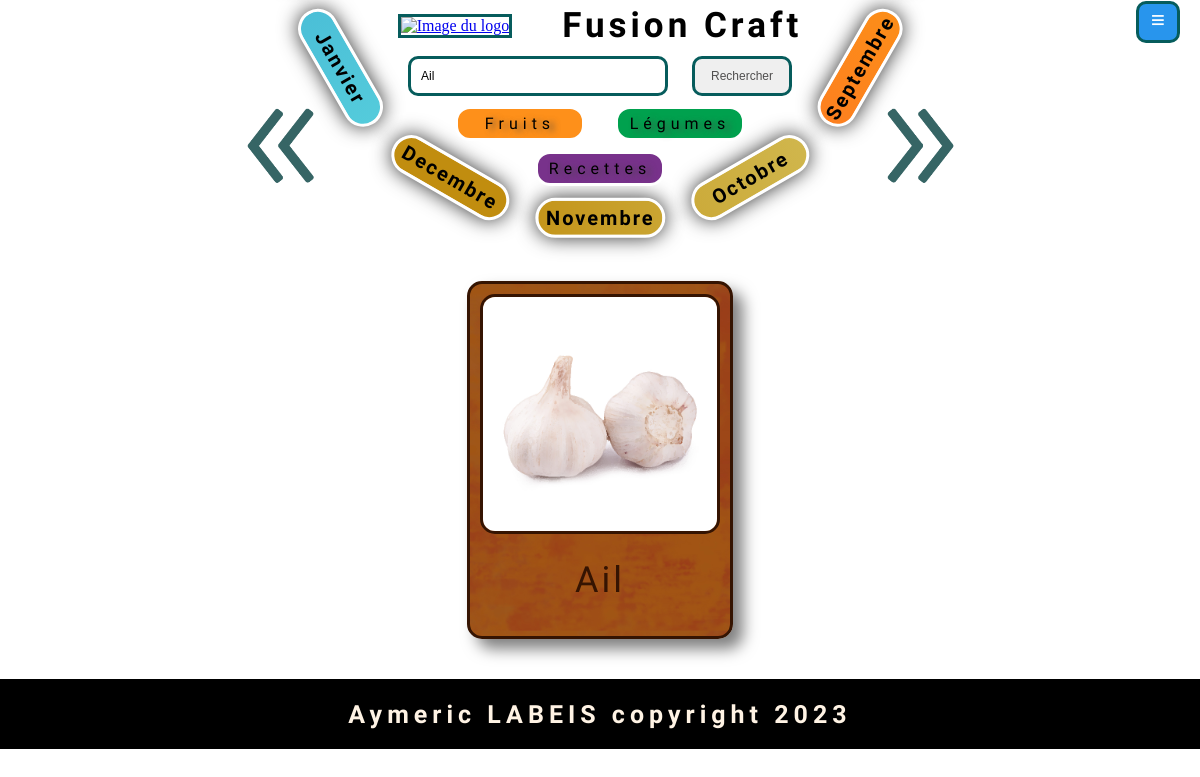
The page /index.php?carte=Ail on the database its author committed.
### tables this page shows
CREATE TABLE IF NOT EXISTS `fruits_legumes` (
  `id_fruits_legumes` int NOT NULL AUTO_INCREMENT,
  `libelle` varchar(50) NOT NULL,
  `img` varchar(50) NOT NULL,
  `img_dispo` varchar(50) NOT NULL,
  `prix` float NOT NULL,
  `kilo_piece` varchar(20) NOT NULL,
  `vitamines` varchar(250) NOT NULL,
  `mineraux` varchar(250) NOT NULL,
  `type` varchar(20) NOT NULL,
  `id_users` bigint UNSIGNED NOT NULL,
  PRIMARY KEY (`id_fruits_legumes`),
  KEY `FK_FL_USERS` (`id_users`)
);

### index.php (the view, shortened to what this page needs)
<?php declare(strict_types=1);
$pdo = new PDO('mysql:host=localhost;dbname=projet_fl', 'root', '');
$moisIndex = date('n');
$query = 'SELECT flm.id_fruits_legumes, fl.libelle, fl.img, fl.img_dispo, fl.prix, fl.kilo_piece ,fl.vitamines, fl.mineraux
          FROM fruits_legumes_mois as flm
          INNER JOIN fruits_legumes as fl ON fl.id_fruits_legumes = flm.id_fruits_legumes
          WHERE id_mois = :moisIndex
          ORDER BY fl.libelle ASC';
$fruit_legume = $pdo->prepare($query);
$fruit_legume->bindParam(':moisIndex', $moisIndex, PDO::PARAM_INT);
$fruit_legume->execute();
$fruits_legumes = $fruit_legume->fetchAll(PDO::FETCH_ASSOC);
if (isset($_GET['carte'])) {
  $query = 'SELECT * FROM fruits_legumes WHERE libelle LIKE :searchTerm
  ORDER BY libelle ASC';
  $fruit_legume = $pdo->prepare($query);
  $searchTerm = '%' . $_GET['carte'] . '%';
  $fruit_legume->bindParam(':searchTerm', $searchTerm, PDO::PARAM_STR);
  $fruit_legume->execute();
  $fruits_legumes = $fruit_legume->fetchAll(PDO::FETCH_ASSOC);
}
?>
<!DOCTYPE html >
<html lang="fr-FR">
<head>
    <link rel="stylesheet" href="style.css">
</head>
<body>
  <header>
    <div class="logo_title">
      <a  href="index.php" id="InitialMonth"><img class= "logo" src="ressources/logo2.png" alt="Image du logo"></a>
      <h1 class="titre">Fusion Craft</h1>
    </div>
  </header>
  <nav>
     <div class="menu">
      <div class ="recherche_FL">
       <form class="formSearch" method="get">
        <input type="text" name="carte" placeholder="Rechercher un fruit ou un légume" value="<?= htmlspecialchars($_GET['carte'] ?? '') ?>">
        <button type="submit" class="rechercher">Rechercher</button>
       </form>
    <button class="btn_compte" onclick=" myAccount()">≡</button>
   </div>
      <form class="formFL"  method="post">
       <div class ="button_FL">
        <button type="submit" class="flecheG" name="FL" value="month-1"onclick="rotateRoue(-30)"></button>
        <button type="submit" id="btnFLR" class="button_F" name="F_L" value="Fruit">Fruits</button>
        <button type="submit" id="btnFLR" class="button_L" name="F_L" value="Legume">Légumes</button>
        <button type="submit" class="flecheD" name="FL" value="month+1" onclick="rotateRoue(30)"></button>
       </div>
      </form>
       <div class ="button_Recettes">
      <a href="Recettes.php" id="btnFLR" class="btn_Recettes" >Recettes</a>
       </div>
       <div class="RoueSelect" id="moisRoue">
        <button class="buttonR janvier" value="01" draggable="true" ondragstart="dragStart(event)"><h2>Janvier</h2></button>
        <button class="buttonR septembre" value="09" draggable="true" ondragstart="dragStart(event)"><h2>Septembre</h2></button>
        <button class="buttonR octobre" value="10" draggable="true" ondragstart="dragStart(event)"><h2>Octobre</h2></button>
        <button class="buttonR novembre" value="11" draggable="true" ondragstart="dragStart(event)"><h2>Novembre</h2></button>
        <button class="buttonR decembre" value="12" draggable="true" ondragstart="dragStart(event)"><h2>Decembre</h2></button>
      </div>
      </div>
  </nav>
   <div class="container_carte" >
   <?php if (empty($fruits_legumes)) : ?>
  <h3>Aucune carte de fruit ou de légume trouvée</h3>
    <?php else : ?>
   <?php foreach($fruits_legumes as $fruit_legume): ?>
    <div class="carte">
      <div class="double-face">
          <div class="face">
              <img src="ressources/FL/<?= $fruit_legume['img']?>" alt="<?= $fruit_legume['img']?>">
              <h2><?= $fruit_legume['libelle']?></h2>
          </div>
          <div class="arriere">
            <div class="carte_info">
              <div class="info">
                <h4><?= $fruit_legume['prix']?><?= $fruit_legume['kilo_piece']?></h4>
              </div>
              <div class="info">
                <h3>Vitamines:</h3>
                <p><?= $fruit_legume['vitamines']?></p>
              </div>
              <div class="info">
                <h3>Mineraux:</h3>
                <p> <?= $fruit_legume['mineraux']?></p>
              </div>
              </div>
            <a href="recettes.php?carte=<?=$fruit_legume['libelle']?>">Idée Recette</a>
          </div>
      </div>
     </div>
      <?php endforeach ?>
      <?php endif; ?>
   </div>
    <footer class="footerDesktop">
       <h2>Aymeric LABEIS copyright 2023</h2>
    </footer>
</body>
</html>

### rows shown on the page
fruits_legumes: img (picture), libelle "Ail"
